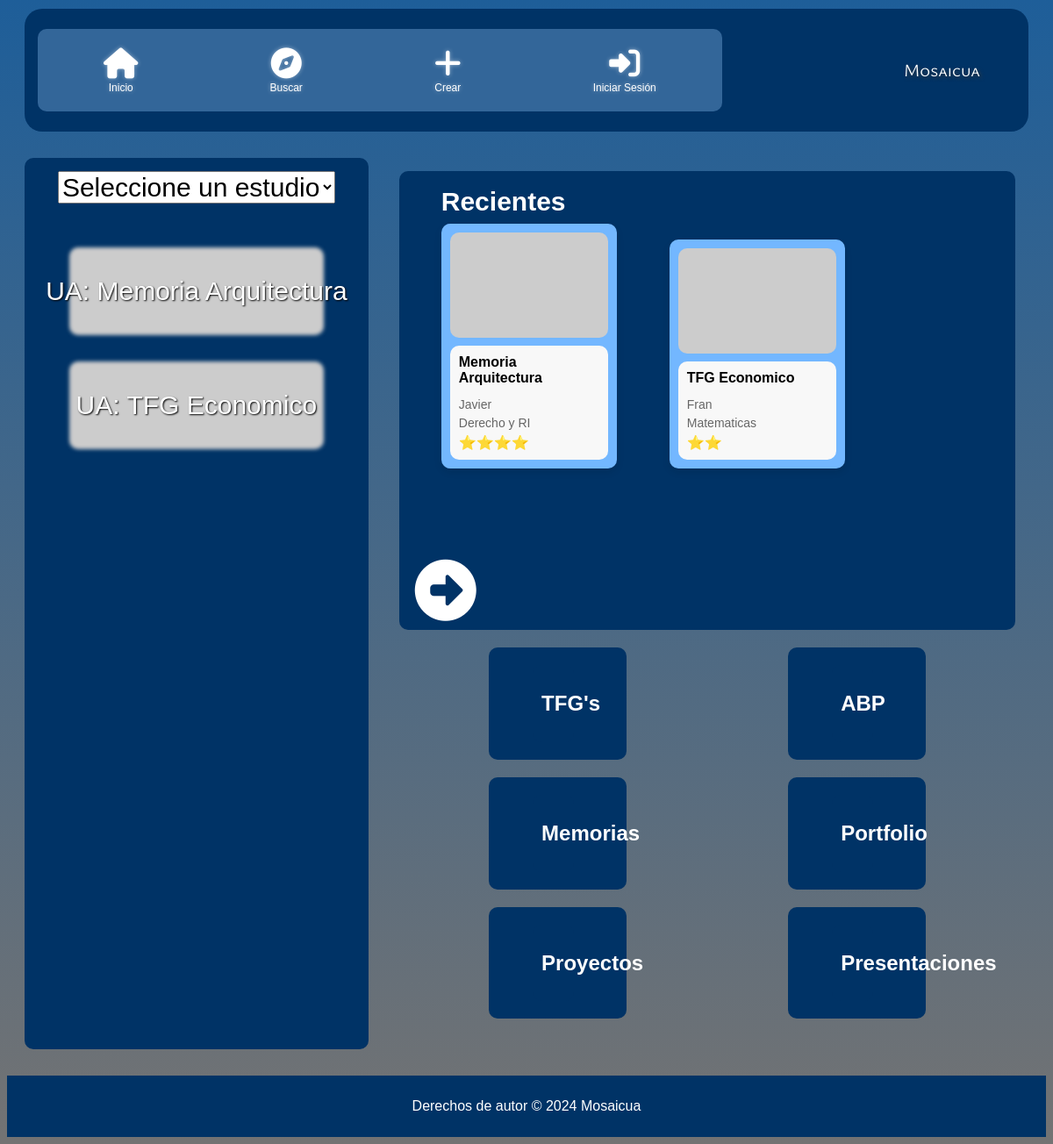
Before: / with the older database file.
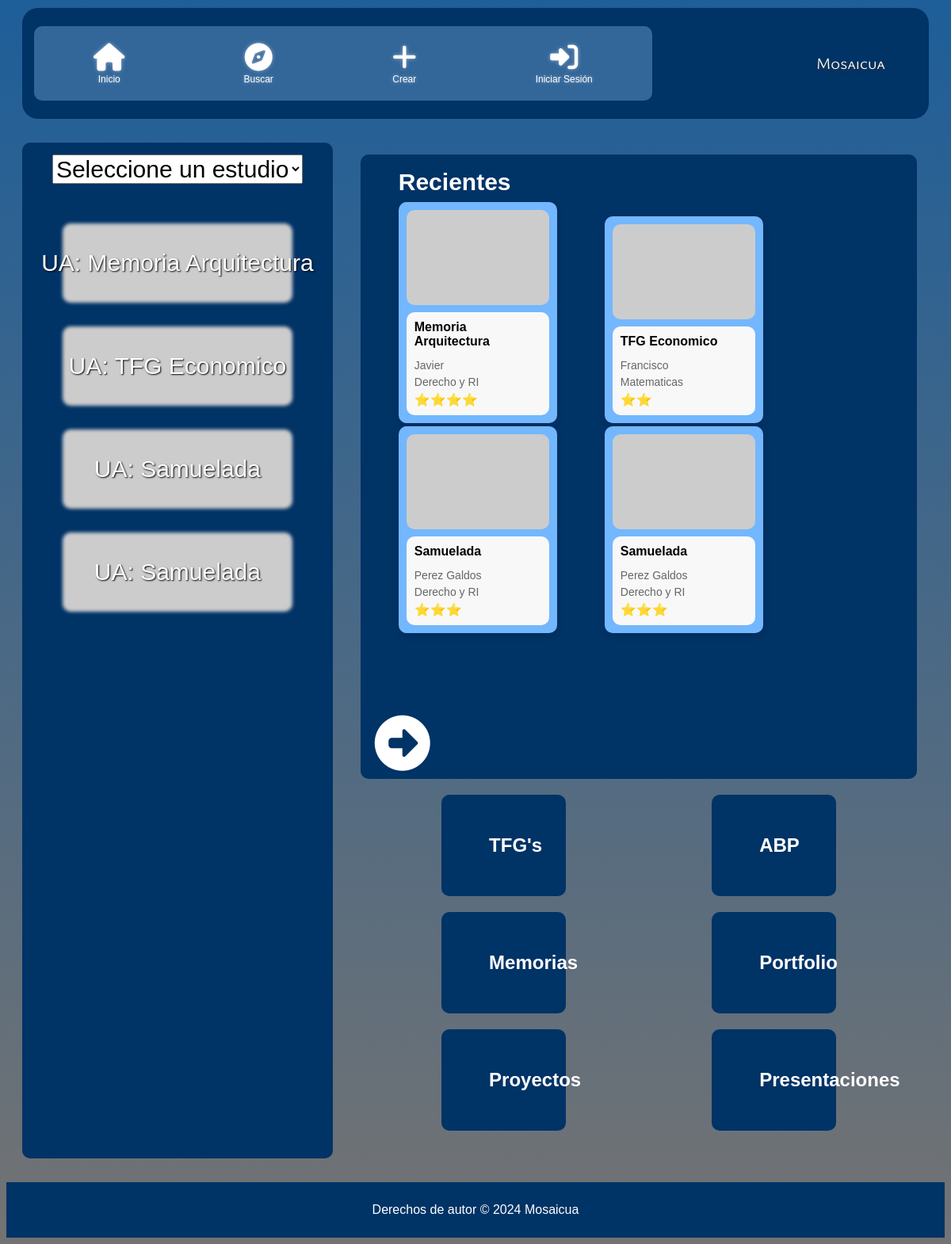
After: the same page with the newer database file.
### tables this page shows
CREATE TABLE `publicacion` (
  `idPublicacion` int(11) NOT NULL,
  `Nombre` varchar(20) NOT NULL,
  `carrera` int(11) NOT NULL,
  `tipo` int(11) NOT NULL,
  `valoracion` int(11) NOT NULL,
  `fecha` date NOT NULL,
  `autor` varchar(20) NOT NULL
);

CREATE TABLE `estudio` (
  `idEstudio` int(11) NOT NULL,
  `Nombre` varchar(20) NOT NULL,
  `Universidad` varchar(20) NOT NULL
);

### index.php (the view, shortened to what this page needs)
<?php
$servername = "localhost";
$username = "admin";
$password = "admin";
$dbname = "ua";
$conn = new mysqli($servername, $username, $password, $dbname);
$publicaciones = array();
$sql = "SELECT p.*, e.Nombre AS nombreCarrera FROM publicacion p JOIN estudio e ON p.carrera = e.idEstudio";
$result = $conn->query($sql);
if ($result->num_rows > 0) {
    while ($row = $result->fetch_assoc()) {
        $publicaciones[] = $row;
    }
} else {
    echo "No se encontraron publicaciones.";
}
?>
<!DOCTYPE html>
<html lang="es">
<head>
    <link id="default-stylesheet" rel="stylesheet" href="style/index.css">
    <link id="night-stylesheet" rel="stylesheet" href="style/funcionales/noche.css" disabled>
    <link id="high-contrast-stylesheet" rel="stylesheet" href="style/funcionales/contraste.css" disabled>
    <link id="read-mode-stylesheet" rel="stylesheet" href="style/funcionales/lectura.css" disabled>
    <link rel="stylesheet" href="fontello-10643fc5/css/fontello.css">
</head>
<body>
    <?php require_once 'encabezadosinreg.php' ?>
    <main>
        <div id="body_izq">
            <div class="section-header">
                <select name="lenguajes" id="lang" onchange="filtrarPublicaciones()">
                    <option value="0">Seleccione un estudio</option>
                </select>
            </div>
            <div class="content" id="content">
                <?php
                foreach ($publicaciones as $publicacion) {
                    $idPublicacion = isset($publicacion['idPublicacion']) ? $publicacion['idPublicacion'] : '';
                    $nombre = isset($publicacion['Nombre']) ? $publicacion['Nombre'] : 'Nombre no disponible';
                    echo '<div class="content-block" data-carrera="' . htmlspecialchars($publicacion['carrera']) . '">';
                    echo '<img src="https://picsum.photos/600/400?random=' . htmlspecialchars($idPublicacion) . '" alt="' . htmlspecialchars($nombre) . '">';
                    echo '<span>UA: ' . htmlspecialchars($nombre) . '</span>';
                    echo '</div>';
                }
                ?>
            </div>
        </div>
        <div id="body_der">
            <div id="div_arr">
                <h2 class="titulo">Recientes</h2>
                <div class="publicaciones">
                    <?php
                    foreach ($publicaciones as $publicacion) {
                        $idPublicacion = isset($publicacion['idPublicacion']) ? $publicacion['idPublicacion'] : '';
                        $nombre = isset($publicacion['Nombre']) ? $publicacion['Nombre'] : 'Nombre no disponible';
                        $autor = isset($publicacion['autor']) ? $publicacion['autor'] : 'Autor no disponible';
                        $carrera = isset($publicacion['nombreCarrera']) ? $publicacion['nombreCarrera'] : 'Carrera no disponible';
                        $valoracion = isset($publicacion['valoracion']) ? $publicacion['valoracion'] : 0;
                        echo '<div class="card">';
                        echo '<a href="documento.php?idPublicacion=' . htmlspecialchars($idPublicacion) . '">';
                        echo '<img src="https://picsum.photos/600/400?random=' . htmlspecialchars($idPublicacion) . '" alt="' . htmlspecialchars($nombre) . '" class="card-image">';
                        echo '<div class="card-content">';
                        echo '<h2>' . htmlspecialchars($nombre) . '</h2>';
                        echo '<p>' . htmlspecialchars($autor) . '</p>';
                        echo '<p>' . htmlspecialchars($carrera) . '</p>';
                        echo '<div class="stars">';
                        echo '<span>' . str_repeat('⭐', htmlspecialchars($valoracion)) . '</span>';
                        echo '</div>';
                        echo '</div>';
                        echo '</a>';
                        echo '</div>';
                    }
                    ?>
                </div>
                <i class="fa-solid fa-circle-right"></i>
            </div>
            <div id="div_abj">
                <div>
                    <a href="buscar.php">
                        <div>
                            <h2>TFG's</h2>
                        </div>
                    </a>
                </div>
                <div>
                    <a href="buscar.php">
                        <div>
                            <h2>ABP</h2>
                        </div>
                    </a>
                </div>
                <div>
                    <a href="buscar.php">
                        <div>
                            <h2>Memorias</h2>
                        </div>
                    </a>
                </div>
                <div>
                    <a href="buscar.php">
                        <div>
                            <h2>Portfolio</h2>
                        </div>
                    </a>
                </div>
                <div>
                    <a href="buscar.php">
                        <div>
                            <h2>Proyectos</h2>
                        </div>
                    </a>
                </div>
                <div>
                    <a href="buscar.php">
                        <div>
                            <h2>Presentaciones</h2>
                        </div>
                    </a>
                </div>
            </div>
        </div>
    </main>
    <?php require_once 'pie.php' ?>
</body>
</html>

### encabezadosinreg.php
<header>
        <div id="cen">
            <a href="indexreg.php" style="text-decoration: none; color: white; text-align: center; display: block;">
                <i class="fa-solid fa-house"></i>
                <span style="display: block; font-size: 12px;">Inicio</span>
            </a>
            <a href="error.php" style="text-decoration: none; color: white; text-align: center; display: block;">
                <i class="fa-solid fa-compass"></i>
                <span style="display: block; font-size: 12px;">Buscar</span>
            </a>
            <a href="error.php" style="text-decoration: none; color: white; text-align: center; display: block;">
                <i class="fa-solid fa-plus"></i>
                <span style="display: block; font-size: 12px;">Crear</span>
            </a>
            <a href="login.php" style="text-decoration: none; color: white; text-align: center; display: block;">
                <i class="fa-solid fa-sign-in-alt"></i>
                <span style="display: block; font-size: 12px;">Iniciar Sesión</span>
            </a>
        </div>
        <div id="dch">
            <p>Mosaicua</p>
        </div>
    </header>

### pie.php
<footer>
    <p>Derechos de autor © 2024 Mosaicua</p>
</footer>

### style/index.css (style rules this page uses)
main { padding: 20px; display: flex; }
#body_izq { float: left; width: 34%; padding: 15px; background-color: var(--azulOscuro); margin-right: 20px; }
#body_der { float: right; width: 66%; height: 100%; padding: 15px; }
#lang { display: flex; justify-content: center; align-items: center; margin: 0 auto; text-decoration: none; font-size: 30px; margin-bottom: 10px; }
.content { display: block; justify-content: center; align-items: center; margin: 0 auto; text-decoration: none; font-size: 20px; width: 80%; padding-block: 10px; padding-inline: 20px; line-height: 50px; }
.content-block img { width: 100%; height: 100px; filter: blur(2px); }
.content-block span { position: absolute; transform: translate(0%, 0%); color: white; font-size: 30px; text-shadow: 1px 1px 2px black; }
.content-block { display: flex; justify-content: center; align-items: center; margin: 0 auto; text-decoration: none; width: 100%; height: 100px; margin-block: 10px; margin-block: 30px; }
.card { width: 180px; box-shadow: 0 4px 8px rgba(0, 0, 0, 0.1); border-radius: 10px; overflow: hidden; display: inline-block; margin-inline: 10px; padding: 10px; margin-inline: 30px; background-color: var(--azulClaro); }
.card-image { width: 100%; height: auto; margin-bottom: 5px; }
.card-content { padding: 10px; background-color: #f8f8f8; }
.card-content h2 { margin-top: 0; font-size: 16px; }
.card-content p { margin: 5px 0; color: #666; font-size: 14px; }
.stars { color: gold; font-size: 16px; }

### style/style.css (style rules this page uses)
img { border-radius: 10px; }
div { border-radius: 10px; }
main { padding: 20px; display: flex; }
:root { --main-bg-color: brown; --azulOscuro: #003366; --azulNormal: #336699; --azulClaro: #73b7ff; --blancoHueso: antiquewhite; }
body { font-family: Helvetica, sans-serif; background: linear-gradient(to bottom, #1E5E99, #737373); height: 100%; }
footer { margin-top: 10px; background-color: #003366; color: white; text-align: center; padding: 10px 0; }
#cen { float: center; background-color: var(--azulNormal); width: 70%; margin-right: auto; display: flex; justify-content: space-around; align-items: center; padding-block: 20px; font-size: 35px; text-shadow:0px 0px 5px rgba(255, 255, 255, 0.453); }
#dch { float: right; width: 15%; text-align: center; font-family: titulos ; font-size: 20px; text-shadow:2px 2px 4px rgb(56, 56, 56); line-height: 10px; }
.fa-solid { color: white !important; }

Changed rows visible on the page:
changed publicacion "TFG Economico": autor "Fran" → "Francisco"
added publicacion: Nombre "Samuelada", autor "Perez Galdos", estudio.Nombre "Derecho y RI", valoracion "⭐⭐⭐"
added publicacion: Nombre "Samuelada", autor "Perez Galdos", estudio.Nombre "Derecho y RI", valoracion "⭐⭐⭐"
